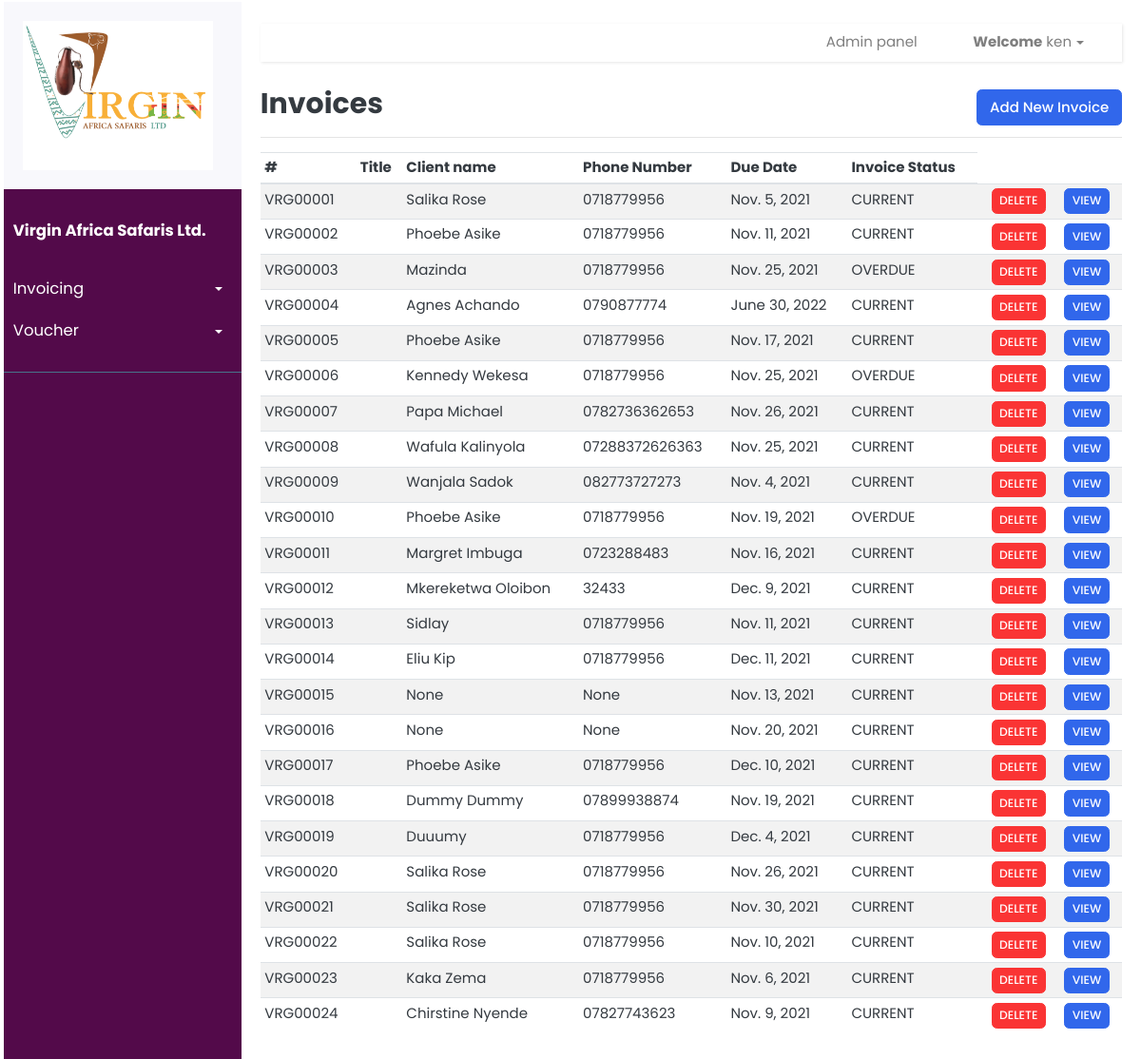
The page /invoices/ (signed in) on the database as committed earlier.
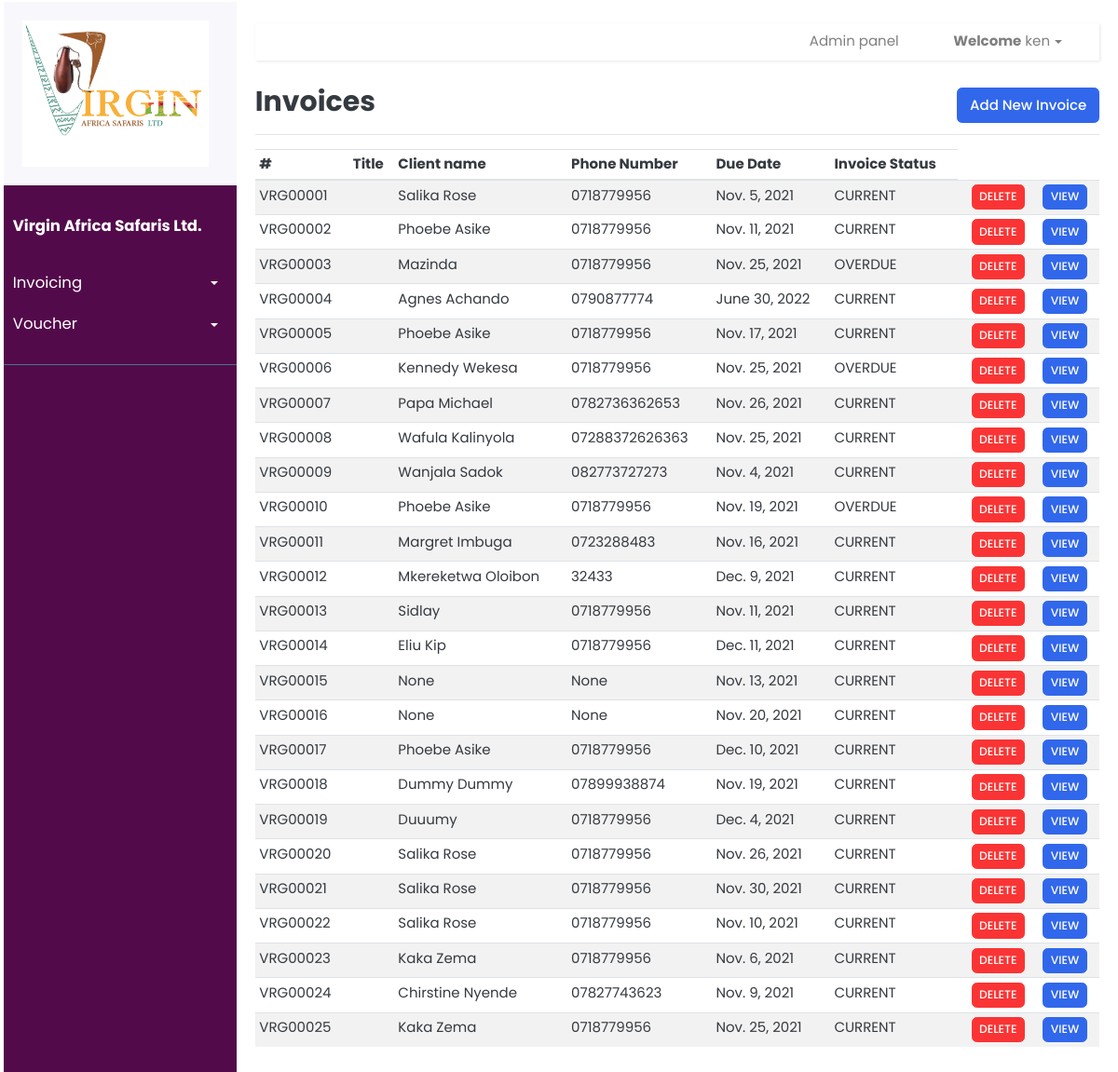
The same page on the database as committed later.
### invoice/models.py (models this page shows, shortened)
class Invoice(models.Model):
	TERMS = [
	('Immediate','Immediate'),
	('15 days', '15 days'),
	('30 days', '30 days'),
	]
	STATUS = [
	('CURRENT', 'CURRENT'),
	('EMAIL_SENT', 'EMAIL_SENT'),
	('OVERDUE', 'OVERDUE'),
	('PAID', 'PAID'),
	]
	number = models.CharField(null=False,default=increment_invoice_number, blank=False, max_length=100, unique=True)
	dueDate = models.DateField(null=True, blank=True)
	paymentTerms = models.CharField(choices=TERMS, default='15 days', max_length=100)
	status = models.CharField(choices=STATUS, default='CURRENT', max_length=100)
	description = models.TextField(null=True, blank=True,max_length=500)
	istaxable = models.BooleanField()
	client = models.ForeignKey(Client, blank=True, null=True, on_delete=models.SET_NULL)
	uniqueId = models.CharField(null=True, blank=True, max_length=100)
	slug = models.SlugField(max_length=500, unique=True, blank=True, null=True)
	date_created = models.DateTimeField(blank=True, null=True)
	last_updated = models.DateTimeField(blank=True, null=True)

class Client(models.Model):
	clientName = models.CharField(null=True, blank=True, max_length=200)
	address = models.CharField(null=True, blank=True, max_length=200)
	postalCode = models.CharField(null=True, blank=True, max_length=10)
	phoneNumber = models.CharField(null=True, blank=True, max_length=100)
	emailAddress = models.CharField(null=True, blank=True, max_length=100)
	uniqueId = models.CharField(null=True, blank=True, max_length=100)
	slug = models.SlugField(max_length=500, unique=True, blank=True, null=True)
	date_created = models.DateTimeField(blank=True, null=True)
	last_updated = models.DateTimeField(blank=True, null=True)

### invoice/views.py (the view)
# urls.py: path("invoices/", invoice_views.view_invoices, name="view-invoices" ),
@login_required
def view_invoices(request):
	context = {}
	invoices = Invoice.objects.all()
	context['invoices'] = invoices
	return render(request, 'invoice/invoices.html', context)

### templates/invoice/invoices.html (shortened to what this page needs)
{% extends 'index.html' %} {% load static %} {% load crispy_forms_tags %}
 {% block content %}
<div
  class="
    d-flex
    justify-content-between
    flex-wrap flex-md-nowrap
    align-items-center
    pt-3
    pb-2
    mb-3
    border-bottom
  "
>
  <h1 class="h2">Invoices</h1>
  <div class="btn-toolbar mb-2 mb-md-0">
    <div class="btn-group me-2">
      <a href="{% url 'create-invoice' %}"
        ><button type="button" class="btn btn-primary">
          Add New Invoice
        </button></a
      >
    </div>
  </div>
</div>
{% if invoices|length > 0 %}
<div class="table-responsive">
  <table class="table table-striped table-sm table-hover">
    <thead>
      <tr>
        <th>#</th>
        <th>Title</th>
        <th>Client name</th>
        <th>Phone Number</th>
        <th>Due Date</th>
        <th>Invoice Status</th>
      </tr>
    </thead>
    <tbody>
      {% for invoice in invoices %}
      <tr onclick="getElementById('edit-1').click()" style="cursor: pointer">
        <td>{{invoice.number}}</td>
        <td>{{invoice.title}}</td>
        <td>{{invoice.client.clientName}}</td>
        <td>{{invoice.client.phoneNumber}}</td>
        <td>{{invoice.dueDate}}</td>
        <td>{{invoice.status}}</td>
        <td>
        </td>
        <td>
          <a href="#"><button class="btn btn-danger btn-sm">DELETE</button></a>
        </td>
        <td>
          <a href="{% url 'create-build-invoice' invoice.slug %}"
            ><button class="btn btn-primary btn-sm">VIEW</button></a
          >
        </td>
      </tr>
      {% endfor %}
    </tbody>
  </table>
</div>
{% endif %} {% endblock %}

Rows that differ between the two databases and show on the page:
added Invoice: number "VRG00025", client.clientName "Kaka Zema", client.phoneNumber "0718779956", dueDate "Nov. 25, 2021", status "CURRENT"
